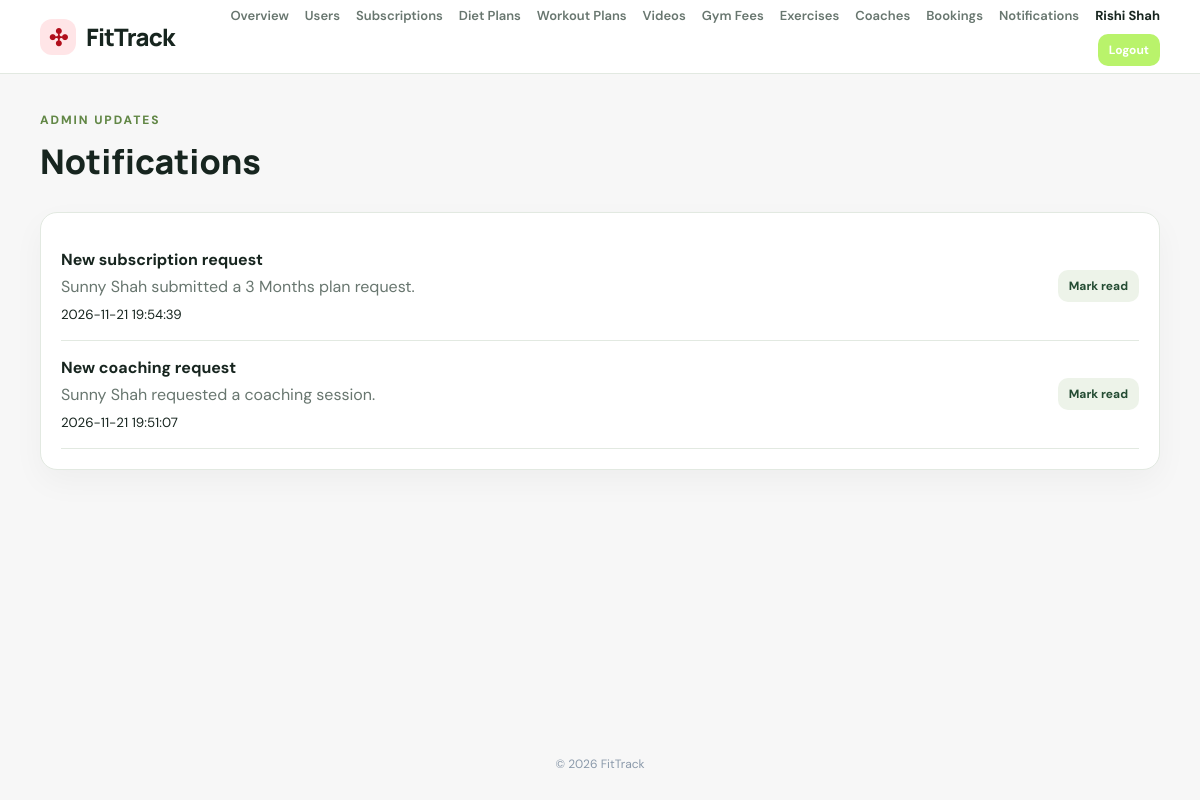
The app's page /admin/notifications.php (signed in), older data.
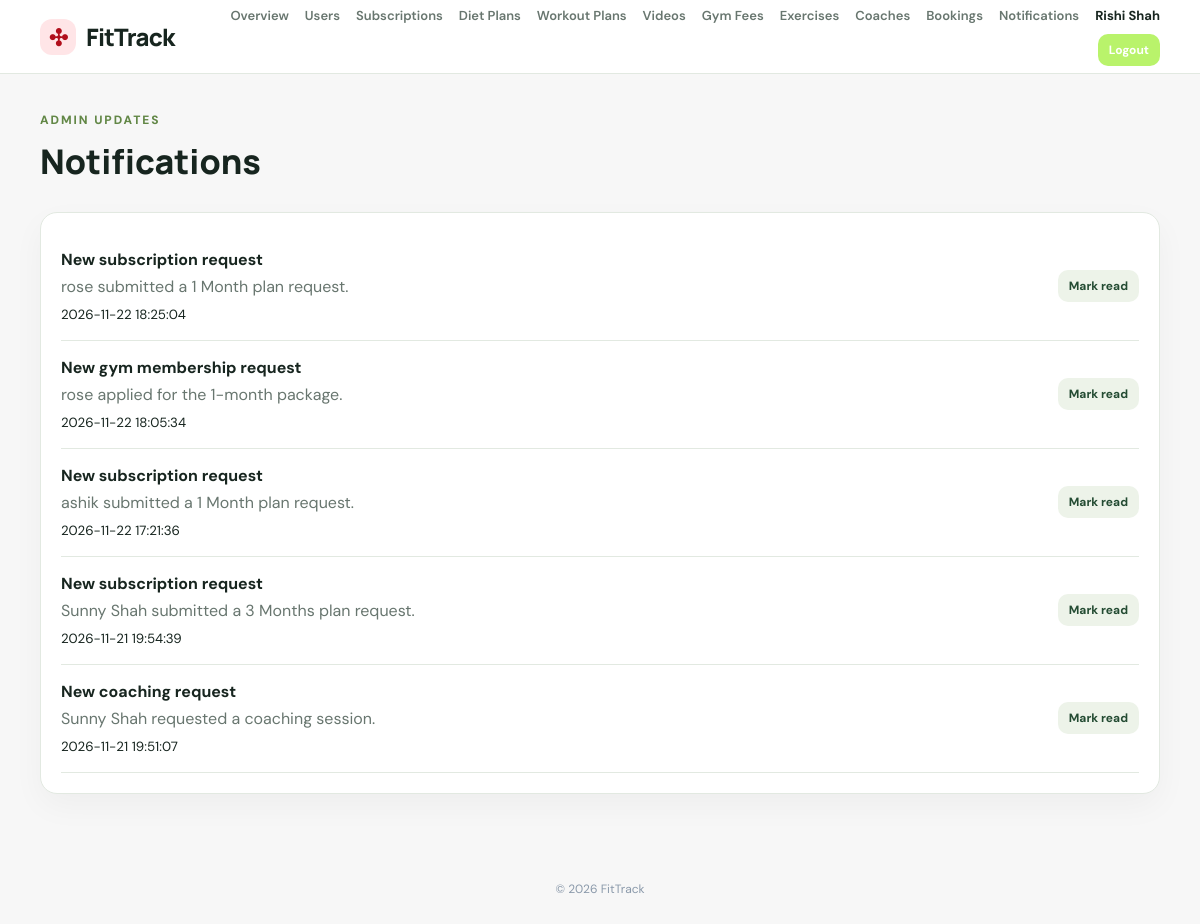
The same page, newer data.
### tables this page shows
CREATE TABLE `admin_notifications` (
  `id` bigint(20) UNSIGNED NOT NULL,
  `title` varchar(160) NOT NULL,
  `message` text NOT NULL,
  `related_type` varchar(40) DEFAULT NULL,
  `related_id` bigint(20) UNSIGNED DEFAULT NULL,
  `is_read` tinyint(1) NOT NULL DEFAULT 0,
  `created_at` timestamp NOT NULL DEFAULT current_timestamp()
);

### includes/init.php (called while the page is built, shortened)
<?php
function e(mixed $value): string
{
    return htmlspecialchars((string) $value, ENT_QUOTES, 'UTF-8');
}

### admin/notifications.php (the view)
<?php
require_once __DIR__.'/../includes/auth.php';requireAdmin();if($_SERVER['REQUEST_METHOD']==='POST'){verifyCsrf();$id=(int)($_POST['id']??0);$pdo->prepare('UPDATE admin_notifications SET is_read=1 WHERE id=?')->execute([$id]);redirect('notifications.php');}$rows=$pdo->query('SELECT * FROM admin_notifications ORDER BY created_at DESC LIMIT 100')->fetchAll();$pageTitle='Admin notifications';require __DIR__.'/../includes/header.php';?>
<section class="page-heading"><div><p class="eyebrow">ADMIN UPDATES</p><h1>Notifications</h1></div></section><section class="panel"><?php foreach($rows as $n):?><article class="notification-row"><div><strong><?=e($n['title'])?></strong><p><?=e($n['message'])?></p><small><?=e($n['created_at'])?></small></div><?php if(!$n['is_read']):?><form method="post"><input type="hidden" name="csrf_token" value="<?=e(csrfToken())?>"><input type="hidden" name="id" value="<?=(int)$n['id']?>"><button class="button light btn-small">Mark read</button></form><?php endif;?></article><?php endforeach;?></section><?php require __DIR__.'/../includes/footer.php';?>

Row changes from the older to the newer data that the page shows:
added admin_notifications: title "New subscription request", message "rose submitted a 1 Month plan request.", created_at "2026-11-22 18:25:04"
added admin_notifications: title "New gym membership request", message "rose applied for the 1-month package.", created_at "2026-11-22 18:05:34"
added admin_notifications: title "New subscription request", message "ashik submitted a 1 Month plan request.", created_at "2026-11-22 17:21:36"
